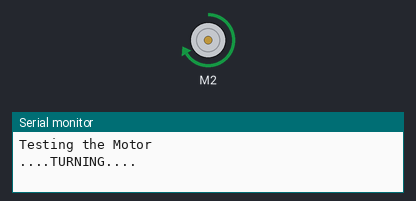
Bench run of a sketch on a simulated Arduino Uno, built with avr-gcc and run on an emulated ATmega328P. Parts: DC motor (green arrow = forward, orange = backward, longer = faster), the last lines printed to the serial monitor.

Above: at 0.2 s.
At 0.55 s:
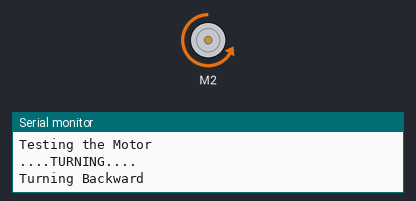
At 2.7 s:
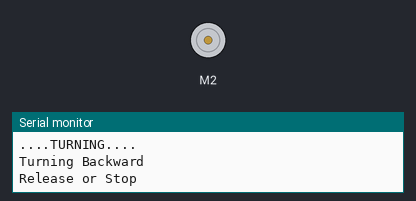
Timing chart, 0 to 3.7 s (numbered marks = the images above):
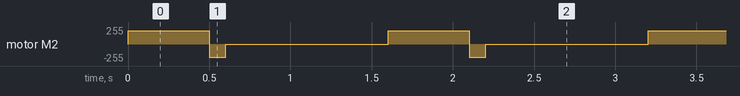

Measured:
- by itself, motor M2: repeats every 1.6 s: backward 200/255 0.10 s, stopped 1.0 s, forward 200/255 0.50 s

The sketch:

mouth-tests-via-motor-shield.ino
```cpp
#include <AFMotor.h>


AF_DCMotor motor(2, MOTOR12_64KHZ); // Define motor #2, 64KHz pwm
/* AF_DCMotor motor(2);*/ // Another way to define

void setup() {
  Serial.begin(9600); // Open Serial communication at baud rate 9600 bps
  Serial.println("Testing the Motor");

  motor.setSpeed(200); // Set the motor speed at 200 to 255 PWM
}

void loop() {
  Serial.println("....TURNING.... ");

  motor.run(FORWARD);      // turn it on going forward
  delay(500); // delay at 1 second

  Serial.println("Turning Backward");
  motor.run(BACKWARD);     // the other way
  delay(100); // delay at 1 second

  Serial.println("Release or Stop");
  motor.run(RELEASE);      // Motor will stop
  delay(1000); // delay at 1 second
}
```
